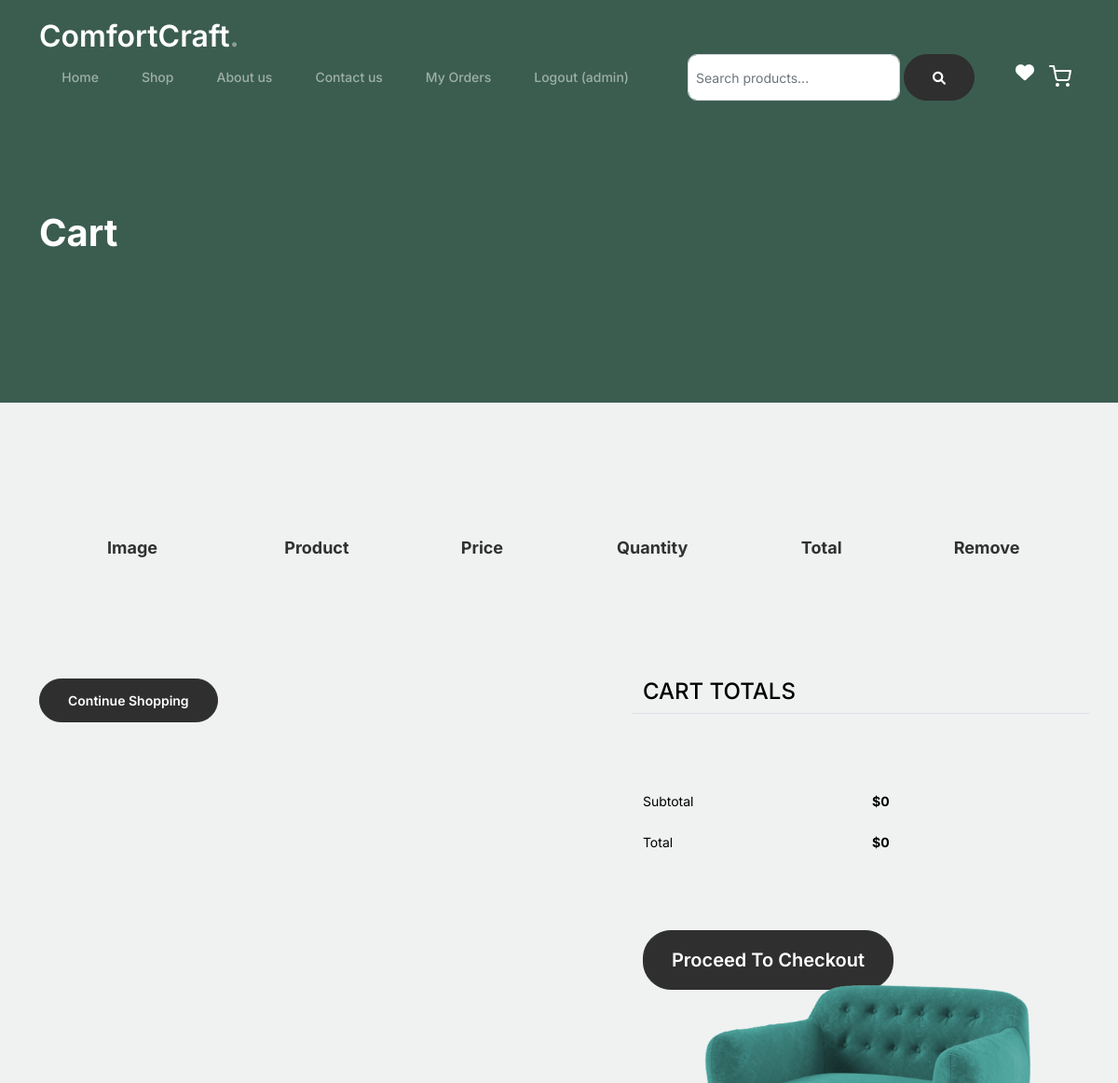
The page /cart/ (signed in, upper part) on the database as committed earlier.
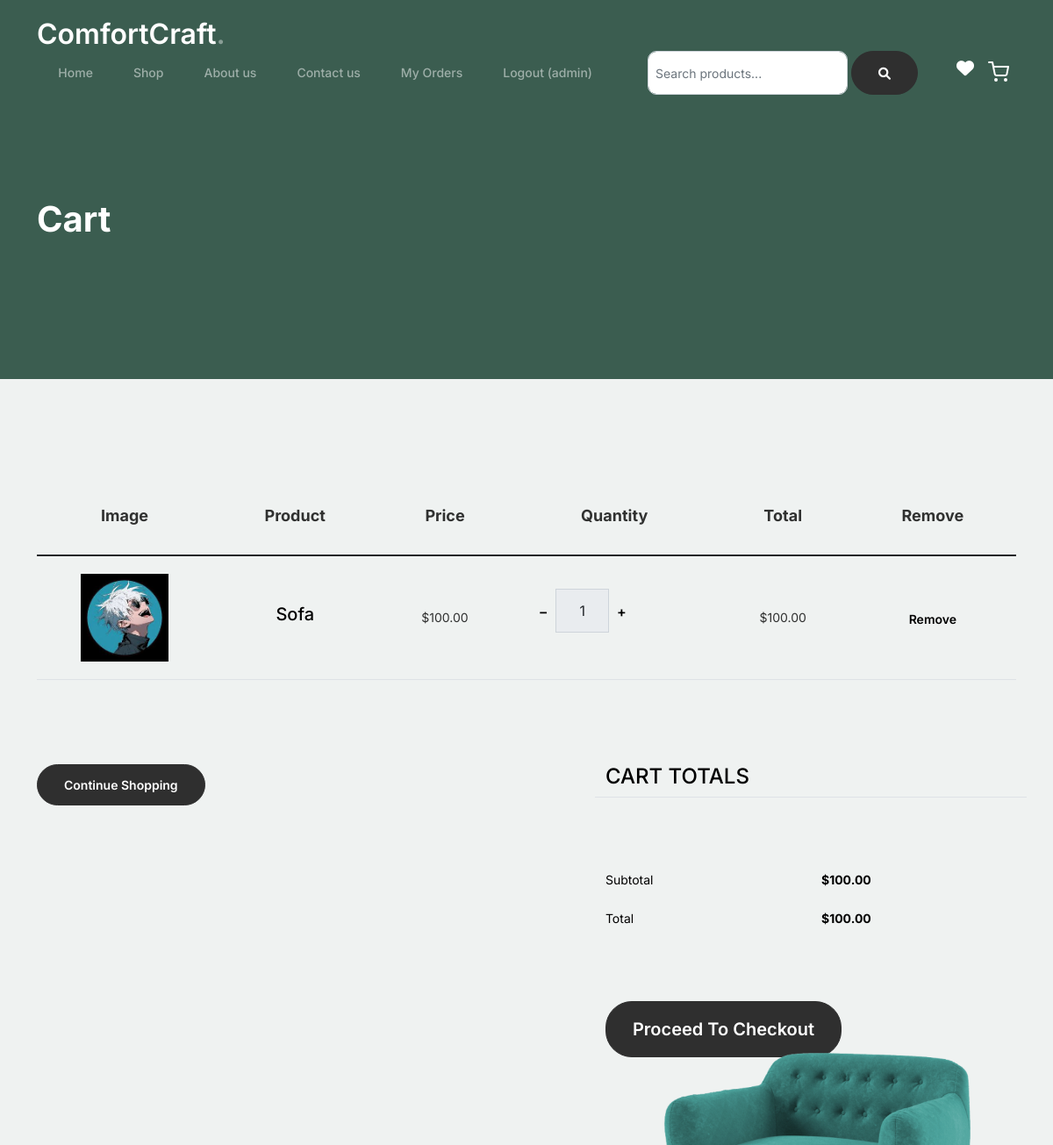
The same page on the database as committed later.
### website/models.py (models this page shows, shortened)
class CartItem(models.Model):
    product = models.ForeignKey(Product, on_delete=models.CASCADE)
    quantity = models.PositiveIntegerField(default=0)
    user = models.ForeignKey(User, on_delete=models.CASCADE)
    date_added = models.DateTimeField(auto_now_add=True)
    @property
    def total_price(self):
        return self.product.price * self.quantity

class Product(models.Model):
    name = models.CharField(max_length=100)
    description = models.TextField(default='')
    price = models.DecimalField(max_digits=10, decimal_places=2)
    image = models.ImageField(upload_to='products/')

### website/views.py (the view)
# urls.py: path('cart/', views.view_cart, name='view_cart'),
@login_required
def view_cart(request):
    cart_items = CartItem.objects.filter(user=request.user)
    total_price = sum(item.total_price for item in cart_items)
    return render(request, 'cart.html', {'cart_items': cart_items, 'total_price': total_price})

### website/templates/cart.html (shortened to what this page needs)
{% extends "header.html" %}
{% load static %}
{% block content %}
<div class="hero">
    <div class="container">
        <div class="row justify-content-between">
            <div class="col-lg-5">
                <div class="intro-excerpt">
                    <h1>Cart</h1>
                </div>
            </div>
        </div>
    </div>
</div>
<div class="untree_co-section before-footer-section">
    <div class="container">
        <div class="row mb-5">
            <div class="col-md-12">
                <div class="site-blocks-table">
                    <table class="table">
                        <thead>
                            <tr>
                                <th class="product-thumbnail">Image</th>
                                <th class="product-name">Product</th>
                                <th class="product-price">Price</th>
                                <th class="product-quantity">Quantity</th>
                                <th class="product-total">Total</th>
                                <th class="product-remove">Remove</th>
                            </tr>
                        </thead>
                        <tbody>
                            {% for item in cart_items %}
                            <tr>
                                <td class="product-thumbnail">
                                    <img src="{{ item.product.image.url }}" alt="{{ item.product.name }}" class="img-fluid" style="max-width: 100px;">
                                </td>
                                <td class="product-name">
                                    <h2 class="h5 text-black">{{ item.product.name }}</h2>
                                </td>
                                <td>${{ item.product.price }}</td>
                                <td>
                                    <div class="input-group mb-3 d-flex align-items-center quantity-container" style="max-width: 120px;">
                                        <div class="input-group-prepend">
                                            <form action="{% url 'update_cart_quantity' item.id %}" method="POST" style="display:inline;">
                                                <button class="btn btn-outline-black decrease" type="submit">&minus;</button>
                                            </form>
                                        </div>
                                        <input type="text" class="form-control text-center quantity-amount" value="{{ item.quantity }}" readonly>
                                        <div class="input-group-append">
                                            <form action="{% url 'update_cart_quantity' item.id %}" method="POST" style="display:inline;">
                                                <button class="btn btn-outline-black increase" type="submit">&plus;</button>
                                            </form>
                                        </div>
                                    </div>
                                </td>
                                <td>${{ item.total_price }}</td>
                                <td><a href="{% url 'remove_from_cart' item.id %}" class="btn btn-black btn-sm">Remove</a></td>
                            </tr>
                            {% endfor %}
                        </tbody>
                    </table>
                </div>
            </div>
        </div>
        <div class="row">
            <div class="col-md-6">
                <div class="row mb-5">
                    <div class="col-md-6">
                        <a href="{% url 'product_list' %}" class="btn btn-outline-black btn-sm btn-block">Continue Shopping</a>
                    </div>
                </div>
            </div>
            <div class="col-md-6 pl-5">
                <div class="row justify-content-end">
                    <div class="col-md-7">
                        <div class="row">
                            <div class="col-md-12 text-right border-bottom mb-5">
                                <h3 class="text-black h4 text-uppercase">Cart Totals</h3>
                            </div>
                        </div>
                        <div class="row mb-3">
                            <div class="col-md-6">
                                <span class="text-black">Subtotal</span>
                            </div>
                            <div class="col-md-6 text-right">
                                <strong class="text-black">${{ total_price }}</strong>
                            </div>
                        </div>
                        <div class="row mb-5">
                            <div class="col-md-6">
                                <span class="text-black">Total</span>
                            </div>
                            <div class="col-md-6 text-right">
                                <strong class="text-black">${{ total_price }}</strong>
                            </div>
                        </div>
                        <div class="row">
                            <div class="col-md-12">
                                <a class="btn btn-black btn-lg py-3 btn-block" href="{% url 'checkout' %}">Proceed To Checkout</a>
                            </div>
                        </div>
                    </div>
                </div>
            </div>
        </div>
    </div>
</div>
{% endblock content %}

### website/templates/header.html (shortened to what this page needs)
{% load static %}
<!doctype html>
<html lang="en">
<head>
		<link href={% static "bootstrap.min.css" %} rel="stylesheet">
		<link href="https://cdnjs.cloudflare.com/ajax/libs/font-awesome/6.0.0-beta3/css/all.min.css" rel="stylesheet">
		<link href= {%static "tiny-slider.css" %} rel="stylesheet">
		<link href= {%static "style.css" %} rel="stylesheet">
	</head>
	<body>
		<nav class="custom-navbar navbar navbar navbar-expand-md navbar-dark bg-dark" arial-label="Furni navigation bar">
			<div class="container">
				<a class="navbar-brand" href={% url "index" %}>ComfortCraft<span>.</span></a>
				<div class="collapse navbar-collapse" id="navbarsFurni">
					<ul class="custom-navbar-nav navbar-nav ms-auto mb-2 mb-md-0">
						<li class="nav-item"><a class="nav-link" href="{% url 'index' %}">Home</a></li>
						<li><a class="nav-link" href="{% url 'product_list' %}">Shop</a></li>
						<li><a class="nav-link" href="{% url 'about' %}">About us</a></li>
						<li><a class="nav-link" href="{% url 'contact' %}">Contact us</a></li>
						{% if request.user.is_authenticated %}
							<li><a class="nav-link" href="{% url 'order_history' %}">My Orders</a></li>
							<li><a class="nav-link" href="{% url 'logout' %}">Logout ({{ request.user.username }})</a></li>
						{% else %}
							<li><a class="nav-link" href="{% url 'register' %}">Signup</a></li>
							<li><a class="nav-link" href="{% url 'login' %}">Login</a></li>
						{% endif %}
					</ul>
					<ul class="custom-navbar-cta navbar-nav mb-2 mb-md-0 ms-5">
						<li>
							<form action="{% url 'product_list' %}" method="GET" class="d-flex me-3">
								<input type="text" name="q" class="form-control form-control-sm" placeholder="Search products..." value="{{ query|default:'' }}">
								<button type="submit" class="btn btn-sm btn-outline-light ms-1"><i class="fa fa-search"></i></button>
							</form>
						</li>
						<li><a class="nav-link" href="{% url 'view_wishlist' %}"><i class="fa fa-heart text-white" style="font-size: 20px;"></i></a></li>
						<li><a class="nav-link" href="{% url 'view_cart' %}"><img src="{% static 'images/cart.svg' %}"></a></li>
					</ul>
				</div>
			</div>
		</nav>
		{% block content %}
		{% endblock content %}
		<footer class="footer-section">
			<div class="container relative">
				<div class="sofa-img">
					<img src="{% static "images/sofa.png" %}" alt="Image" class="img-fluid" style="margin-top: 32px;
					margin-right: 50px;">
				</div>
			</div>
		</footer>
	</body>
</html>

### website/static/style.css (style rules this page uses)
body { overflow-x: hidden; position: relative; }
body { font-family: "Inter", sans-serif; font-weight: 400; line-height: 28px; color: #6a6a6a; font-size: 14px; background-color: #eff2f1; }
a { text-decoration: none; -webkit-transition: .3s all ease; -o-transition: .3s all ease; transition: .3s all ease; color: #2f2f2f; text-decoration: underline; }
.custom-navbar { background: #3b5d50 !important; padding-top: 20px; padding-bottom: 20px; position: sticky; top: 0; z-index: 10; }
.custom-navbar .navbar-brand { font-size: 32px; font-weight: 600; }
.custom-navbar .navbar-brand > span { opacity: .4; }
@media (min-width: 992px) { .custom-navbar .custom-navbar-nav li { margin-left: 15px; margin-right: 15px; } }
.custom-navbar .custom-navbar-nav li a { font-weight: 500; color: #ffffff !important; opacity: .5; -webkit-transition: .3s all ease; -o-transition: .3s all ease; transition: .3s all ease; position: relative; }
@media (min-width: 768px) { .custom-navbar .custom-navbar-nav li a:before { content: ""; position: absolute; bottom: 0; left: 8px; right: 8px; background: #f9bf29; height: 5px; opacity: 1; visibility: visible; width: 0; -webkit-transition: .15s all ease-out; -o-transition: .15s all ease-out; transition: .15s all ease-out; } }
.custom-navbar .custom-navbar-cta { margin-left: 0 !important; -webkit-box-orient: horizontal; -webkit-box-direction: normal; -ms-flex-direction: row; flex-direction: row; }
@media (min-width: 768px) { .custom-navbar .custom-navbar-cta { margin-left: 40px !important; } }
.custom-navbar .custom-navbar-cta li { margin-left: 0px; margin-right: 0px; }
.custom-navbar .custom-navbar-cta li:first-child { margin-right: 20px; }
.hero { background: #3b5d50; padding: calc(4rem - 30px) 0 0rem 0; }
@media (min-width: 768px) { .hero { padding: calc(4rem - 30px) 0 4rem 0; } }
@media (min-width: 992px) { .hero { padding: calc(8rem - 30px) 0 8rem 0; } }
.hero .intro-excerpt { position: relative; z-index: 4; }
@media (min-width: 992px) { .hero .intro-excerpt { max-width: 450px; } }
.hero h1 { font-weight: 700; color: #ffffff; margin-bottom: 30px; }
.btn { font-weight: 600; padding: 12px 30px; border-radius: 30px; color: #ffffff; background: #2f2f2f; border-color: #2f2f2f; }
.before-footer-section { padding: 7rem 0 12rem 0 !important; }
.footer-section { padding: 0px 0; background: #ffffff; }
.footer-section .relative { position: relative; }
.footer-section .sofa-img { position: absolute; top: -200px; z-index: 1; right: 0; }
.footer-section .sofa-img img { max-width: 380px; }
.untree_co-section { padding: 7rem 0; }
.form-control { height: 50px; border-radius: 10px; font-family: "Inter", sans-serif; }
.site-blocks-table { overflow: auto; }
.site-blocks-table .product-thumbnail { width: 200px; }
.site-blocks-table .btn { padding: 2px 10px; }
.site-blocks-table thead th { padding: 30px; text-align: center; border-width: 0px !important; vertical-align: middle; color: rgba(0, 0, 0, 0.8); font-size: 18px; }
.site-blocks-table td { padding: 20px; text-align: center; vertical-align: middle; color: rgba(0, 0, 0, 0.8); }
.site-blocks-table tbody tr:first-child td { border-top: 1px solid #3b5d50 !important; }
.site-blocks-table .btn { background: none !important; color: #000000; border: none; height: auto !important; }

Rows that differ between the two databases and show on the page:
added CartItem: product.image (picture), product.name "Sofa", product.price "100.00", quantity "1", total_price "100.00"
Other text that changed with them:
{{ total_price }}: "0" → "100.00"
